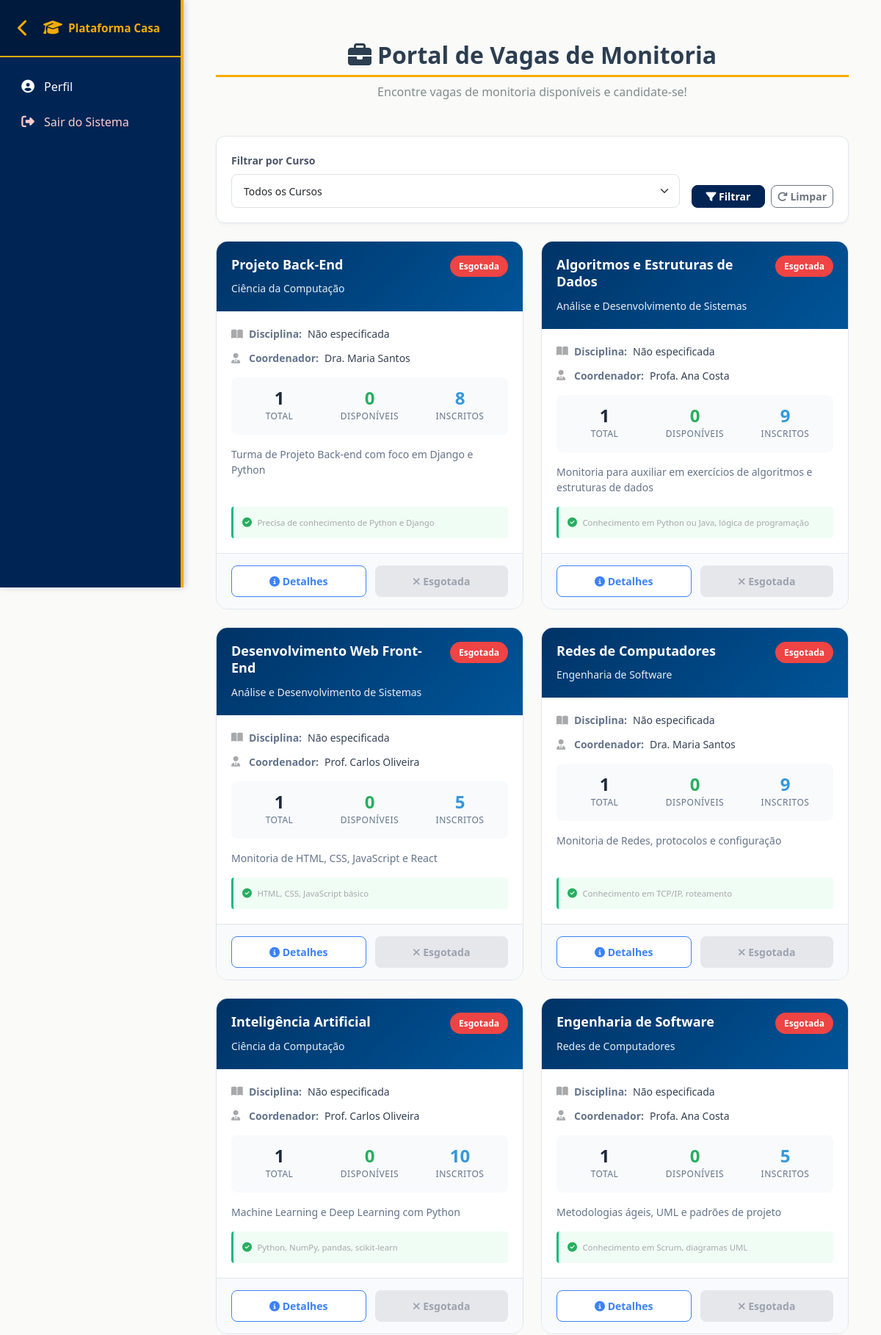
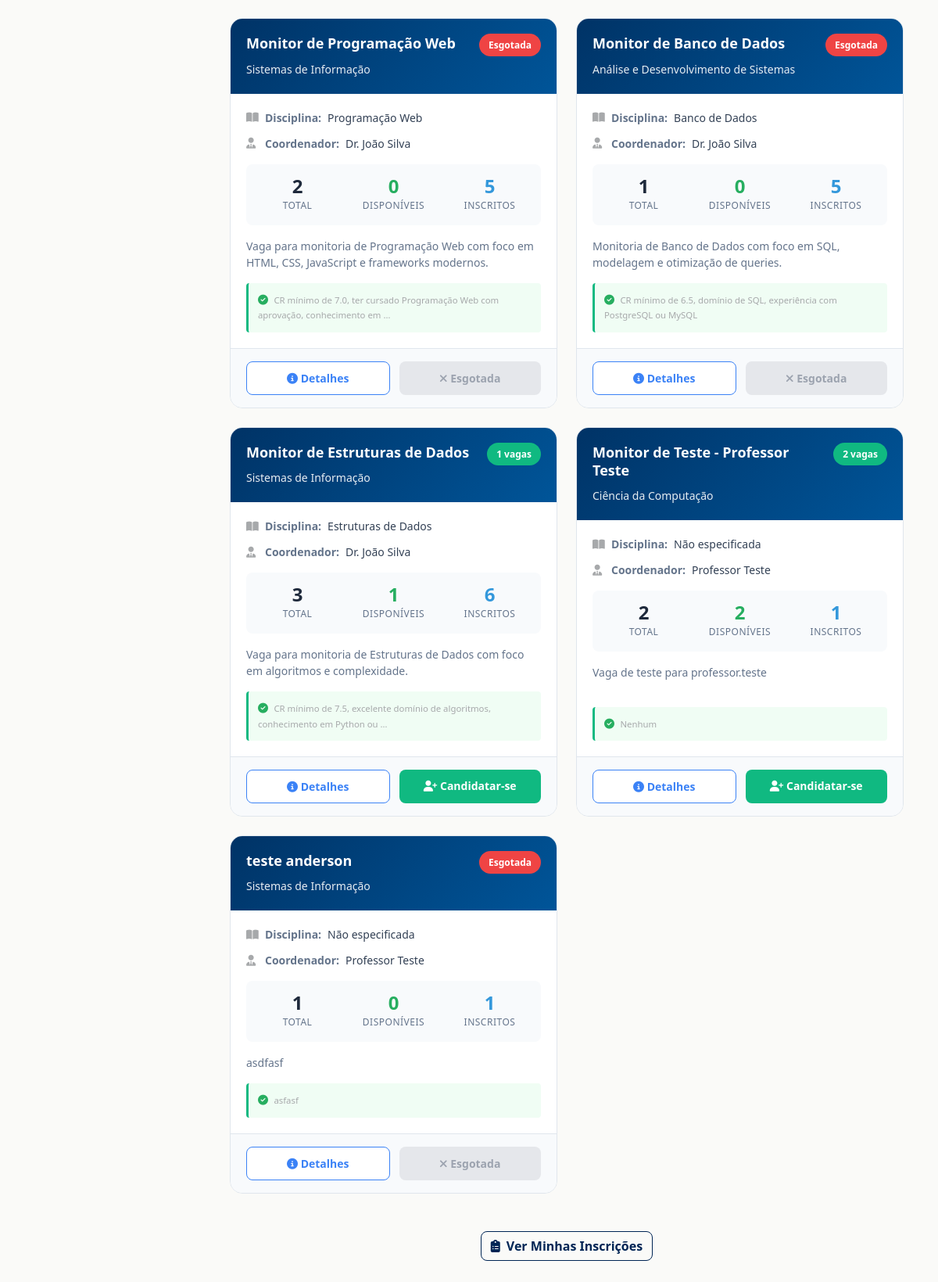
Page /portal-vagas/ on the committed database (2 pictures, top to bottom).
### plataforma_Casa/models.py (models this page shows, shortened)
class Vaga(models.Model):
    nome = models.CharField(max_length=100)
    curso = models.ForeignKey(Curso, on_delete=models.CASCADE)
    coordenador = models.ForeignKey(Funcionario, on_delete=models.CASCADE, related_name='vagas_coordenadas')
    descricao = models.TextField()
    requisitos = models.TextField()
    responsabilidades = models.TextField(blank=True, null=True)  # Novo campo
    numero_vagas = models.IntegerField(default=1)  # Novo campo
    disciplina = models.CharField(max_length=100, blank=True, null=True)  # Novo campo
    monitores = models.ManyToManyField(Aluno, related_name='vagas_inscritas', blank=True)
    ativo = models.BooleanField(default=True)
    criado_em = models.DateTimeField(auto_now_add=True)
    def vagas_disponiveis(self):
        inscritos_aprovados = self.inscricao_set.filter(status='Aprovado').count()
        return max(0, self.numero_vagas - inscritos_aprovados)

class Curso(models.Model):
    nome = models.CharField(max_length=50)
    ativo = models.BooleanField(default=True)

class Usuario(models.Model):
    nome = models.CharField(max_length=100)
    email = models.EmailField(max_length=100)
    tipo_usuario = models.ForeignKey(TipoUsuario, on_delete=models.CASCADE)
    ativo = models.BooleanField(default=True)

### plataforma_Casa/views.py (the view)
# urls.py: path('portal-vagas/', views.portal_vagas, name='portal_vagas'),
def portal_vagas(request):
    vagas = Vaga.objects.filter(ativo=True).select_related('curso', 'coordenador').annotate(
        total_inscritos=Count('inscricao')
    )
    curso_filtro = request.GET.get('curso')
    if curso_filtro:
        vagas = vagas.filter(curso__id=curso_filtro)
    context = {
        'vagas': vagas,
        'cursos': Curso.objects.filter(ativo=True),
    }
    return render(request, 'vagas/portal.html', context)

### plataforma_Casa/context_processors.py (called while the page is built, shortened)
def user_groups(request):
    return {
        'is_aluno': False,
        'is_monitor': False,
        'is_professor': False,
        'is_admin': False,
    }

### plataforma_Casa/templates/vagas/portal.html (shortened to what this page needs)
{% extends 'base.html' %}
{% block content %}
<div class="container mt-4 mb-5">
    <div class="text-center mb-5">
        <h1 class="portal-title">
            <i class="fas fa-briefcase me-2"></i>Portal de Vagas de Monitoria
        </h1>
        <p class="portal-subtitle">Encontre vagas de monitoria disponíveis e candidate-se!</p>
    </div>
    <div class="filter-card mb-4">
        <form method="get" class="row g-3 align-items-end">
            <div class="col-md-9">
                <label for="curso" class="form-label filter-label">Filtrar por Curso</label>
                <select name="curso" id="curso" class="form-select form-select-sm">
                    <option value="">Todos os Cursos</option>
                </select>
            </div>
            <div class="col-md-3 d-flex gap-2">
                <button type="submit" class="btn btn-primary btn-sm flex-fill">
                    <i class="fas fa-filter"></i> Filtrar
                </button>
                <a href="{% url 'portal_vagas' %}" class="btn btn-outline-secondary btn-sm">
                    <i class="fas fa-redo"></i> Limpar
                </a>
            </div>
        </form>
    </div>
    <div class="row g-4">
        {% for vaga in vagas %}
        <div class="col-lg-6">
            <div class="vaga-card">
                <div class="vaga-header">
                    <div class="vaga-title-section">
                        <h5 class="vaga-title">{{ vaga.nome }}</h5>
                        <span class="vaga-course">{{ vaga.curso.nome }}</span>
                    </div>
                    <div class="vaga-badge">
                        {% if vaga.vagas_disponiveis > 0 %}
                        <span class="badge-available">{{ vaga.vagas_disponiveis }} vagas</span>
                        {% else %}
                        <span class="badge-full">Esgotada</span>
                        {% endif %}
                    </div>
                </div>
                <div class="vaga-body">
                    <div class="vaga-info-grid">
                        <div class="info-item">
                            <i class="fas fa-book-open text-muted"></i>
                            <span class="info-label">Disciplina:</span>
                            <span class="info-value">{{ vaga.disciplina|default:"Não especificada" }}</span>
                        </div>
                        <div class="info-item">
                            <i class="fas fa-user-tie text-muted"></i>
                            <span class="info-label">Coordenador:</span>
                            <span class="info-value">{{ vaga.coordenador.nome }}</span>
                        </div>
                    </div>
                    <div class="vaga-stats">
                        <div class="stat-item">
                            <span class="stat-number">{{ vaga.numero_vagas }}</span>
                            <span class="stat-label">Total</span>
                        </div>
                        <div class="stat-item">
                            <span class="stat-number text-success">{{ vaga.vagas_disponiveis }}</span>
                            <span class="stat-label">Disponíveis</span>
                        </div>
                        <div class="stat-item">
                            <span class="stat-number text-info">{{ vaga.total_inscritos }}</span>
                            <span class="stat-label">Inscritos</span>
                        </div>
                    </div>
                    <div class="vaga-description">
                        <p class="description-text">{{ vaga.descricao|truncatewords:15 }}</p>
                    </div>
                    <div class="vaga-requirements">
                        <i class="fas fa-check-circle text-success me-1"></i>
                        <small class="text-muted">{{ vaga.requisitos|truncatewords:12 }}</small>
                    </div>
                </div>
                <div class="vaga-footer">
                    <button class="btn-action btn-detail" onclick="abrirModalDetalhes({{ vaga.id }})">
                        <i class="fas fa-info-circle"></i> Detalhes
                    </button>
                    {% if vaga.vagas_disponiveis > 0 %}
                    <a href="{% url 'candidatar_vaga' vaga.id %}" class="btn-action btn-apply">
                        <i class="fas fa-user-plus"></i> Candidatar-se
                    </a>
                    {% else %}
                    <button class="btn-action btn-disabled" disabled>
                        <i class="fas fa-times"></i> Esgotada
                    </button>
                    {% endif %}
                </div>
            </div>
        </div>
        {% endfor %}
    </div>
    <div class="text-center mt-5">
        <a href="{% url 'minhas_inscricoes' %}" class="btn btn-outline-primary">
            <i class="fas fa-clipboard-list me-2"></i>Ver Minhas Inscrições
        </a>
    </div>
</div>
{% endblock %}

### plataforma_Casa/static/css/cores-institucionais.css (style rules this page uses)
:root { --cor-amarelo-institucional: #F5AC00; --cor-azul-escuro-principal: #002555; --cor-azul-auxiliar: #1245FF; --cor-cinza-escuro: #6d6e71; --cor-cinza-medio: #a7a9ab; --cor-cinza-claro: #d1d3d4; --cor-branco: #ffffff; --cor-preto: #000000; --cor-sucesso: #27ae60; --cor-erro: #e74c3c; --cor-aviso: #f39c12; --cor-info: #3498db; --sombra-leve: rgba(0, 37, 85, 0.1); --sombra-media: rgba(0, 37, 85, 0.2); --sombra-forte: rgba(0, 37, 85, 0.3); }
html, body { background-color: var(--cor-branco); color: var(--cor-cinza-escuro); font-family: 'Segoe UI', Tahoma, Geneva, Verdana, sans-serif; }
.btn-primary { background-color: var(--cor-azul-escuro-principal); border-color: var(--cor-azul-escuro-principal); color: var(--cor-branco); font-weight: 600; transition: all 0.3s ease; }
.btn-outline-primary { color: var(--cor-azul-escuro-principal); border-color: var(--cor-azul-escuro-principal); }
.form-label { color: var(--cor-cinza-escuro); font-weight: 600; }
h1, h2, h3, h4, h5, h6 { color: var(--cor-azul-escuro-principal); font-weight: 700; }
h1 { border-bottom: 3px solid var(--cor-amarelo-institucional); padding-bottom: 0.5rem; }
a { color: var(--cor-azul-escuro-principal); text-decoration: none; transition: all 0.3s ease; }
.text-muted { color: var(--cor-cinza-medio) !important; }

### plataforma_Casa/static/css/cores-padrao.css (style rules this page uses)
:root { --cor-amarelo-institucional: #F5AC00; --cor-azul-escuro-principal: #002555; --cor-azul-auxiliar: #1245FF; --cor-cinza-escuro: #6d6e71; --cor-cinza-medio: #a7a9ab; --cor-cinza-claro: #d1d3d4; --cor-branco: #ffffff; --cor-preto: #000000; --cor-sucesso: #27ae60; --cor-erro: #e74c3c; --cor-aviso: #f39c12; --cor-info: #3498db; }
.bg-primary, .btn-primary, .badge.bg-primary, .alert-primary, .border-primary { background-color: var(--cor-azul-escuro-principal) !important; border-color: var(--cor-azul-escuro-principal) !important; color: var(--cor-branco) !important; }
.text-success { color: var(--cor-sucesso) !important; }
.text-info { color: var(--cor-info) !important; }
.btn { border-radius: 8px; font-weight: 600; transition: all 0.3s ease; }
.display-4, h1, h2 { color: var(--cor-azul-escuro-principal); }
a { color: var(--cor-azul-escuro-principal); transition: all 0.3s ease; }

### plataforma_Casa/templates/base.html (style rules this page uses)
* { margin: 0; padding: 0; box-sizing: border-box; }
body { background-color: #fafaf8; padding-top: 0; overflow-x: hidden; max-width: 100vw; }
html { overflow-x: hidden; max-width: 100vw; }
html, body { height: 100%; overflow-x: hidden; max-width: 100%; }
.form-control, .form-select { border-radius: 8px; padding: 0.7rem 1rem; }
.main-content > * { max-width: 100%; }
.form-control, .form-select, input, textarea, select { max-width: 100%; box-sizing: border-box; }

### rows in the picture
Vaga: nome "Projeto Back-End", curso.nome "Ciência da Computação", shows "Esgotada", disciplina "Não especificada", coordenador.nome "Dra. Maria Santos", numero_vagas "1", vagas_disponiveis "0", total_inscritos "8", descricao "Turma de Projeto Back-end com foco em Django e Python", requisitos "Precisa de conhecimento de Python e Django"
Vaga: nome "Algoritmos e Estruturas de Dados", curso.nome "Análise e Desenvolvimento de Sistemas", shows "Esgotada", disciplina "Não especificada", coordenador.nome "Profa. Ana Costa", numero_vagas "1", vagas_disponiveis "0", total_inscritos "9", descricao "Monitoria para auxiliar em exercícios de algoritmos e estruturas de dados", requisitos "Conhecimento em Python ou Java, lógica de programação"
Vaga: nome "Desenvolvimento Web Front-End", curso.nome "Análise e Desenvolvimento de Sistemas", shows "Esgotada", disciplina "Não especificada", coordenador.nome "Prof. Carlos Oliveira", numero_vagas "1", vagas_disponiveis "0", total_inscritos "5", descricao "Monitoria de HTML, CSS, JavaScript e React", requisitos "HTML, CSS, JavaScript básico"
Vaga: nome "Redes de Computadores", curso.nome "Engenharia de Software", shows "Esgotada", disciplina "Não especificada", coordenador.nome "Dra. Maria Santos", numero_vagas "1", vagas_disponiveis "0", total_inscritos "9", descricao "Monitoria de Redes, protocolos e configuração", requisitos "Conhecimento em TCP/IP, roteamento"
Vaga: nome "Inteligência Artificial", curso.nome "Ciência da Computação", shows "Esgotada", disciplina "Não especificada", coordenador.nome "Prof. Carlos Oliveira", numero_vagas "1", vagas_disponiveis "0", total_inscritos "10", descricao "Machine Learning e Deep Learning com Python", requisitos "Python, NumPy, pandas, scikit-learn"
Vaga: nome "Engenharia de Software", curso.nome "Redes de Computadores", shows "Esgotada", disciplina "Não especificada", coordenador.nome "Profa. Ana Costa", numero_vagas "1", vagas_disponiveis "0", total_inscritos "5", descricao "Metodologias ágeis, UML e padrões de projeto", requisitos "Conhecimento em Scrum, diagramas UML"
Vaga: nome "Monitor de Programação Web", curso.nome "Sistemas de Informação", shows "Esgotada", disciplina "Programação Web", coordenador.nome "Dr. João Silva", numero_vagas "2", vagas_disponiveis "0", total_inscritos "5", descricao "Vaga para monitoria de Programação Web com foco em HTML, CSS, JavaScript e frameworks modernos.", requisitos "CR mínimo de 7.0, ter cursado Programação Web com aprovação, conhecimento em …"
Vaga: nome "Monitor de Banco de Dados", curso.nome "Análise e Desenvolvimento de Sistemas", shows "Esgotada", disciplina "Banco de Dados", coordenador.nome "Dr. João Silva", numero_vagas "1", vagas_disponiveis "0", total_inscritos "5", descricao "Monitoria de Banco de Dados com foco em SQL, modelagem e otimização de queries.", requisitos "CR mínimo de 6.5, domínio de SQL, experiência com PostgreSQL ou MySQL"
Vaga: nome "Monitor de Estruturas de Dados", curso.nome "Sistemas de Informação", vagas_disponiveis "1", disciplina "Estruturas de Dados", coordenador.nome "Dr. João Silva", numero_vagas "3", total_inscritos "6", descricao "Vaga para monitoria de Estruturas de Dados com foco em algoritmos e complexidade.", requisitos "CR mínimo de 7.5, excelente domínio de algoritmos, conhecimento em Python ou …", shows "Candidatar-se"
Vaga: nome "Monitor de Teste - Professor Teste", curso.nome "Ciência da Computação", vagas_disponiveis "2", disciplina "Não especificada", coordenador.nome "Professor Teste", numero_vagas "2", total_inscritos "1", descricao "Vaga de teste para professor.teste", requisitos "Nenhum", shows "Candidatar-se"
Vaga: nome "teste anderson", curso.nome "Sistemas de Informação", shows "Esgotada", disciplina "Não especificada", coordenador.nome "Professor Teste", numero_vagas "1", vagas_disponiveis "0", total_inscritos "1", descricao "asdfasf", requisitos "asfasf"
